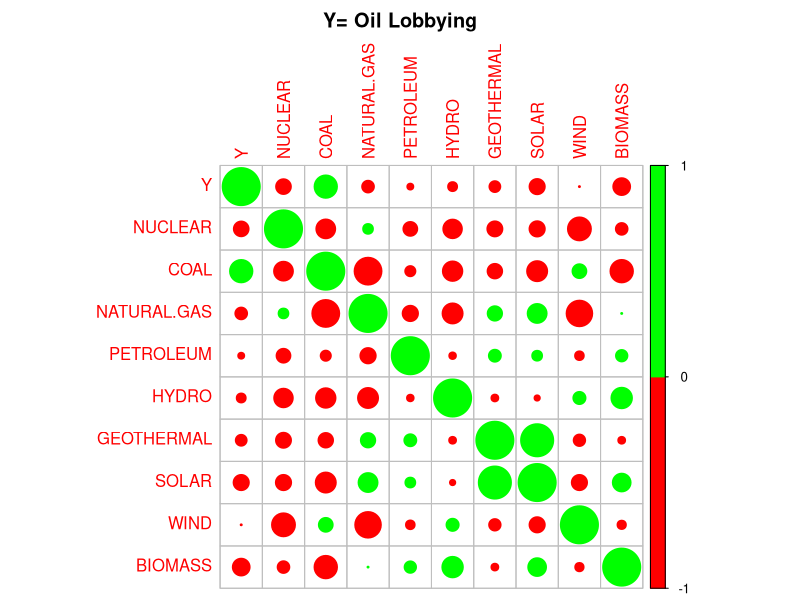
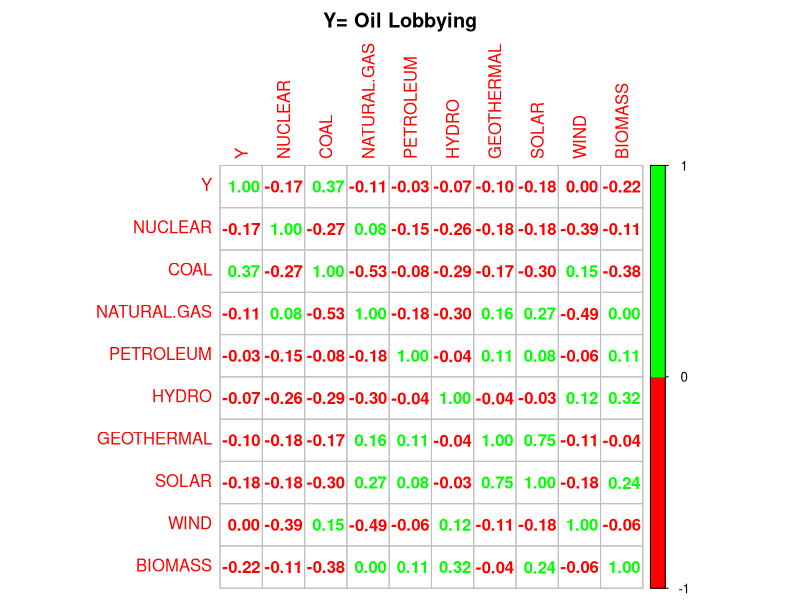
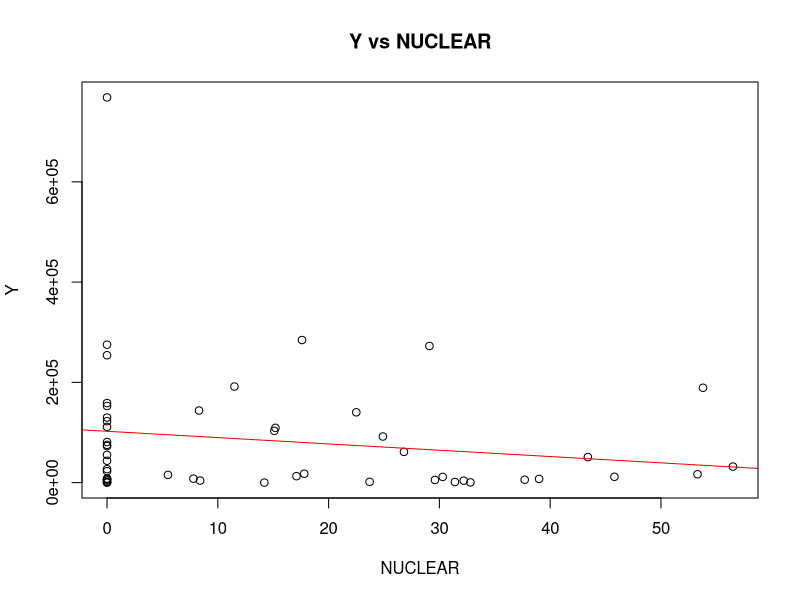
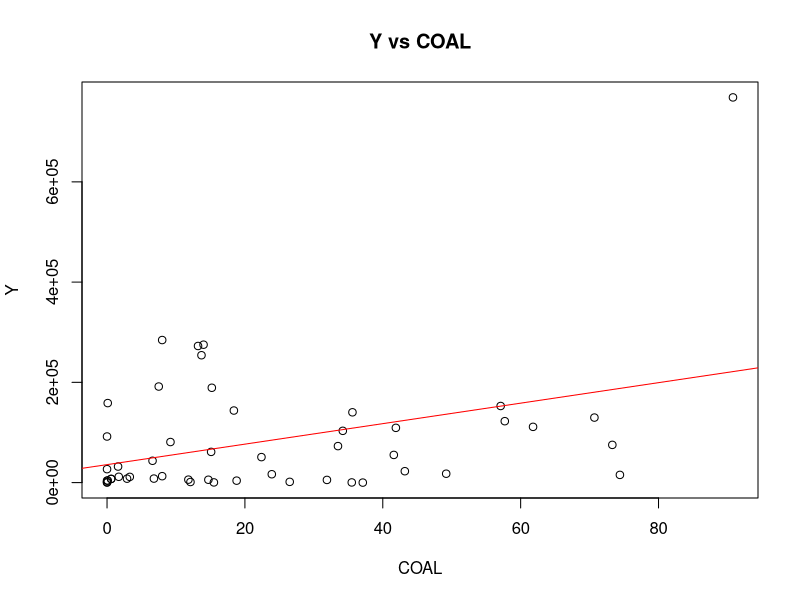
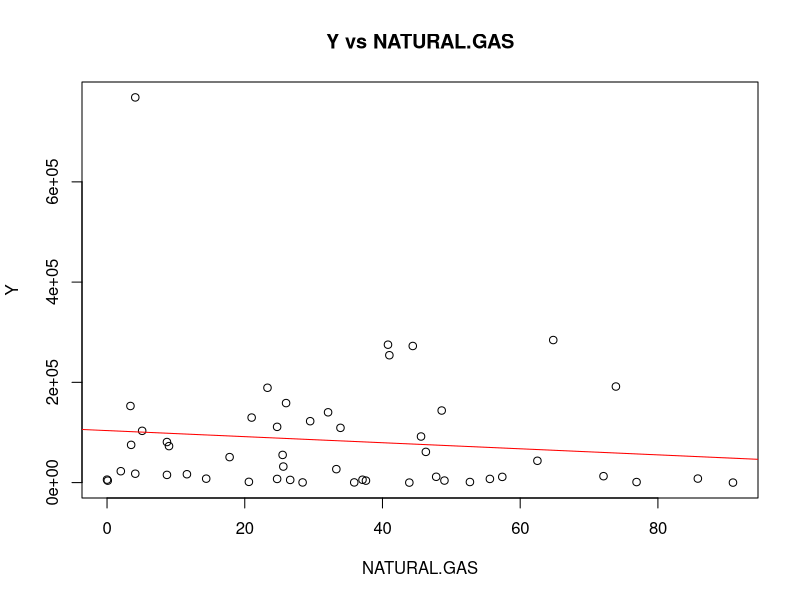
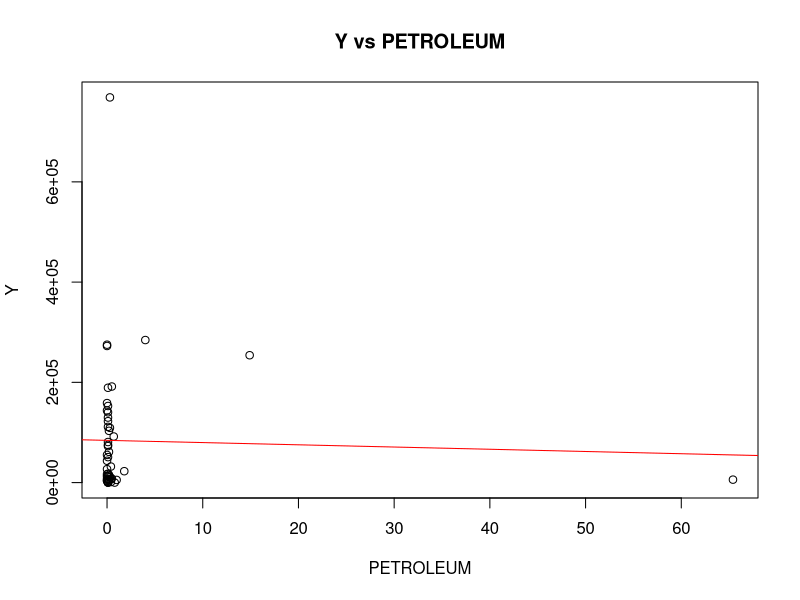
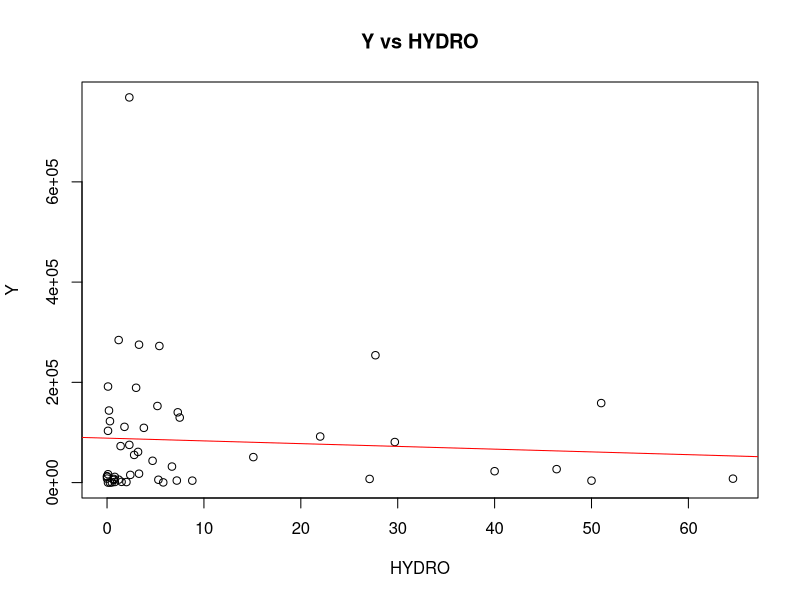
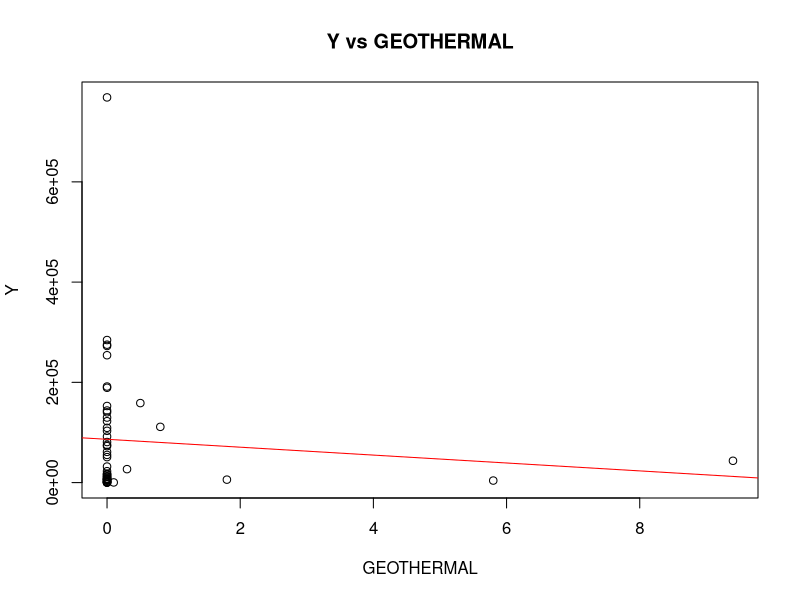

Write the R code that produced these figures, in order.
# R Script File
# We are interested in the relationship between the following variables:
# Y = X.Donated.From.Big.Oil
# X = NUCLEAR, COAL, NATURAL.GAS, PETROLEUM, HYDRO, GEOTHERMAL, SOLAR, WIND, and BIOMASS

# Particularly with Coal, because that is predominantly what is being lobbied for by the "Big Oil" companies in this data.

# Hypothesis:
# H0: There is a negative relationship between X.Donated.From.Big.Oil and Coal.
# H1: There is a positive relationship between X.Donated.From.Big.Oil and Coal.

# PDF Config
pdf("MLR.pdf", width = 8.5, height = 9)

# Libraries
library(corrplot) # Correlation Matrix

# Import Data
data <- read.csv("US_General.csv", header = TRUE, sep = ",")

# Rename Y to be less politically charged
Oil.Lobbying <- data$X.Donated.From.Big.Oil

# Adjust Y for Population and GDP
Y <- cbind(Oil.Lobbying,
           Oil.Lobbying / data$Population,
           Oil.Lobbying / data$State.GDP.Q4.2021,
           Oil.Lobbying / (data$State.GDP.Q4.2021 / data$Population))

# Add names to Y for readability
ynames <- cbind("Oil Lobbying", "Oil Lobbying / Population", "Oil Lobbying / State GDP", "Oil Lobbying / State.GDP.Q4.2021 / Population")

# For loop to iterate through each Y for Multiple Linear Regression, Correlation Matrix, and Scatterplots
for (i in 1:ncol(Y)) {

# Create a data frame with Y and X
        data <- data.frame(Y[,i],
                data$NUCLEAR,
                data$COAL,
                data$NATURAL.GAS,
                data$PETROLEUM,
                data$HYDRO,
                data$GEOTHERMAL,
                data$SOLAR,
                data$WIND,
                data$BIOMASS)

# Rename the Columns to be more readable
names(data) <- c("Y",
                 "NUCLEAR",
                 "COAL",
                 "NATURAL.GAS",
                 "PETROLEUM",
                 "HYDRO",
                 "GEOTHERMAL",
                 "SOLAR",
                 "WIND",
                 "BIOMASS")

# Perform Multiple Linear Regression
model <- lm(Y ~ ., data = data)

# Print the Model Summary and name of Y
print(paste("Y=", ynames[,i]))
print(summary(model))

# Correlation Matrix
cor <- cor(data)

# Output the Correlation Matrix with red and green colors

# Method = Circle
corrplot(cor,
         method = "circle",
         col = c("red", "green"),
         mar = c(0, 0, 2, 0),
         title = paste("Y=", ynames[,i]))

# Method = Number
corrplot(cor,
         method = "number",
         col = c("red", "green"),
         mar = c(0, 0, 2, 0),
         title = paste("Y=", ynames[,i]))

# For loop to make a scatterplot for each X variable
for (j in 2:ncol(data)) {

# Output Scatterplot
plot(data[, j],
     data[, 1],
     xlab = names(data)[j],
     ylab = names(data)[1],
     main = paste(names(data)[1], "vs", names(data)[j]))

# Output Regression Line with Scatterplots
abline(lm(data[, 1] ~ data[, j]), col = "red")
}
}

# Print warnings, if any
warnings()
